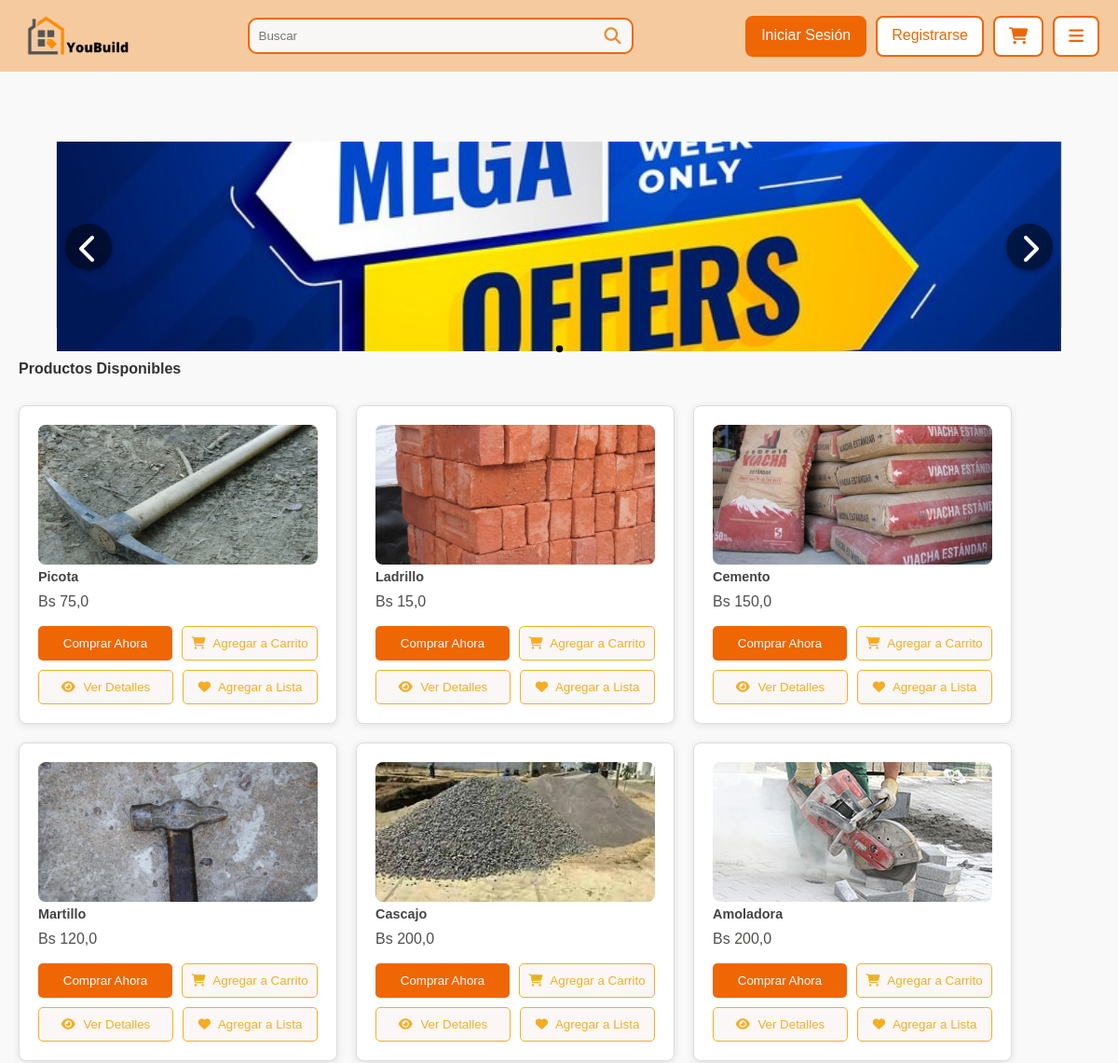
The app's page / (upper part), older data.
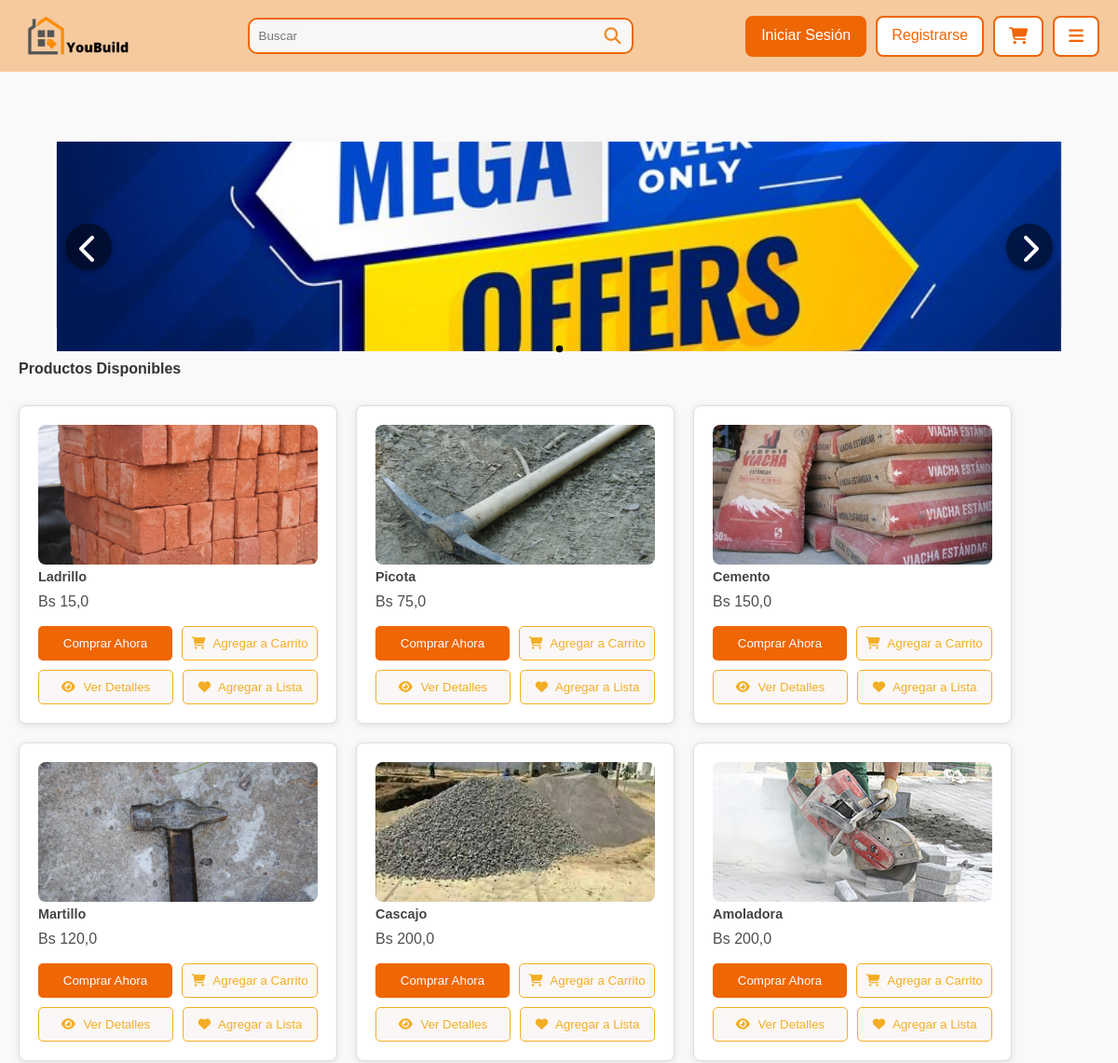
The same page, newer data.
### sistema/models.py (models this page shows, shortened)
class CarruselDB(models.Model):
    imagen = models.ImageField(upload_to="carrusel",null=True)
    class Meta:
         verbose_name = "Carrusel"
         verbose_name_plural = "Carruseles"

class ProductoDb(models.Model):
    nombre = models.CharField(max_length=50, verbose_name="Nombre")
    detalle = models.TextField(max_length=200, verbose_name="Detalle")
    precio = models.FloatField(verbose_name="Precio", validators=[MinValueValidator(0.0), MaxValueValidator(99999.9)])
    categoria_fk = models.ForeignKey(CategoriaDb, on_delete=models.CASCADE, null=True, blank=True)
    usuario_fk = models.ForeignKey(UsuarioDB, on_delete=models.CASCADE, null=True, blank=True)
    visitas = models.PositiveIntegerField(default=0, verbose_name="Visitas")  # Nuevo campo para visitas
    cantidad = models.IntegerField(default=1)
    class Meta:
        db_table = "productos"
        verbose_name = "Producto"
        verbose_name_plural = "Productos"

class ImagenProductoDB(models.Model):
    producto_fk = models.ForeignKey(ProductoDb, on_delete=models.CASCADE, related_name="imagenes")
    imagen = models.ImageField(upload_to="productos", null=True)
    class Meta:
        verbose_name = "Imagen"
        verbose_name_plural = "Imágenes"

### sistema/views.py (the view)
# urls.py: path('', IndexView, name='index'),
def IndexView(request):
    productos = ProductoDb.objects.all().order_by('-visitas')
    carruseles = CarruselDB.objects.all().order_by("id")
    return render(request, "index.html", {"producto": productos, "carrusel": carruseles})

### sistema/templates/index.html (shortened to what this page needs)
<!DOCTYPE html>
{% extends 'layout.html' %}
{% load static %}
{% block extra_styles %}
<link rel="stylesheet" href="{% static 'resultadosVacios.css' %}" />
<link rel="stylesheet" href="{% static 'style.css' %}" />
<link rel="stylesheet" href="{% static 'listaProduct.css' %}" />
<link rel="stylesheet" href="{% static 'topbar.css' %}" />
{% endblock %}
{% block content %}
<main>
  <div class="carousel-container">
    <div class="carousel">
      {% for carrusel_item in carrusel %}
      <div class="carousel-item">
        <img src="{{ carrusel_item.imagen.url }}" alt="Imagen del carrusel" />
      </div>
      {% endfor %}
    </div>
    <button class="carousel-button prev">
      <i class="fas fa-chevron-left"></i>
    </button>
    <button class="carousel-button next">
      <i class="fas fa-chevron-right"></i>
    </button>
  </div>
  <div class="carousel-dots"></div>
  <h2 class="products-title">Productos Disponibles</h2>
  <div class="products-container">
    {% for producto in producto %}
    <div class="product">
      <img src="{{ producto.imagenes.first.imagen.url }}" alt="{{ producto.nombre }}" />
      <h3>{{ producto.nombre }}</h3>
      <p>Bs {{ producto.precio }}</p>
      <div class="buttons-container">
        <div class="button-row">
          <button class="btn buy-now">Comprar Ahora</button>
          <button class="btn add-to-cart" onclick="agregarAlCarrito({{ producto.id }})">
            <i class="fas fa-shopping-cart"></i> Agregar a Carrito
          </button>
        </div>
        <div class="button-row">
          <button class="btn add-to-view" onclick="verDetalles({{ producto.id }})">
            <i class="fas fa-eye"></i> Ver Detalles
          </button>
          <button class="btn add-to-list">
            <i class="fas fa-heart"></i> Agregar a Lista
          </button>
        </div>
      </div>
    </div>
    {% endfor %}
  </div>
</main>
{% endblock %}

Row changes from the older to the newer data that the page shows:
changed ProductoDb "Ladrillo": moves up the list
